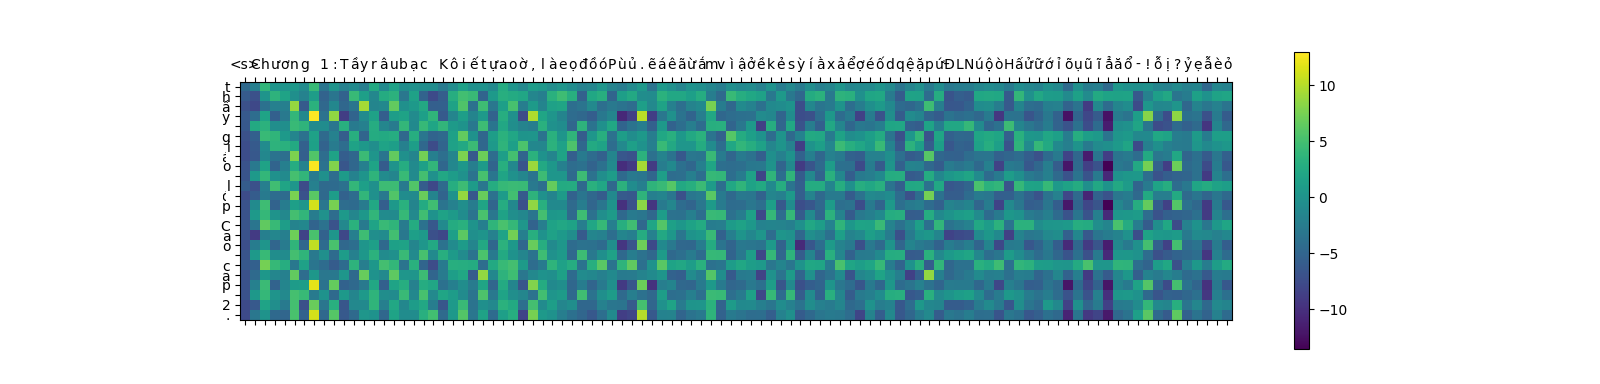

This chart was generated by the following Python code:
import tensorflow as tf
import numpy as np
from sys import argv
from subprocess import call
import matplotlib.pyplot as plt
'''
Data processing
'''
# read in data
fullstr = ""
with open("file.txt", "r") as opf:
    fullstr = "".join(opf.readlines())

'''
Vocabulary generation
'''
# define the vocabulary (=characters)
# include the start-of-sequence symbol <s>
# define a mapping from indices to characters 
# use an iteration over the training data instead of set() to make generation deterministic
char2id = {"<s>": 0}
for c in fullstr:
    if c not in char2id.keys():
        char2id[c] = len(char2id)
        
# vocabulary to generate new text
id2char = {i:c for (c, i) in char2id.items()}

'''
LSTM-RNN Model 
'''

# define network hyperparameters
sequence_length = 100 
vocab_size = len(char2id)
emb_size = 40
num_units = 200

# training parameters
batch_size = 16
iterations = 50000
print_save_freq = 500

# define the model
class LSTMCharRNN():
    def __init__(self, 
                 sequence_length=sequence_length, 
                 vocab_size=vocab_size, 
                 emb_size=emb_size, 
                 num_units=num_units, 
                 is_training=False, 
                 sampling=True,
                 start_id=char2id["\n"], 
                 temperature=1.0):
        
        # define placeholders
        self.x = tf.placeholder(shape=[None, sequence_length], name="x", dtype=tf.int32)
        self.y = tf.placeholder(shape=[None, sequence_length], name="y", dtype=tf.int32)
        
        # define variables
        emb = tf.get_variable(shape=[vocab_size, emb_size], name="emb")
        out_W = tf.get_variable(shape=[num_units, vocab_size], name="W_out")
        out_b = tf.get_variable(shape=[vocab_size], name="b_out", initializer=tf.zeros_initializer)
        
        # define 2-layer LSTM cell 
        # link of Multilayer-LSTM cell
        
        cell = tf.nn.rnn_cell.LSTMCell(num_units=num_units, activation=tf.tanh)
        cell2 = tf.nn.rnn_cell.LSTMCell(num_units=num_units, activation=tf.tanh)
        rnn_cell = tf.nn.rnn_cell.MultiRNNCell([cell, cell2])
        
        # define initial state for RNN 
        if is_training:
            batch_size = tf.shape(self.x)[0]
        else:
            # during inference, we work with batches of size 1 (for simplification)
            batch_size = 1
            
        zero_state = rnn_cell.zero_state(batch_size=batch_size, dtype=tf.float32)
        previous_state = zero_state
        
        # during inference, the x is not given. 
        # Instead we start from a start symbol and embed it.
        if not is_training:
            previous_output = tf.expand_dims(
                tf.nn.embedding_lookup(emb, tf.constant(start_id)), axis=0)
            
        
        # embed inputs
        embedded_inputs = tf.nn.embedding_lookup(emb, self.x)  # batch x seq_len x embedding_size 
        
        # RNN loop over embedded inputs
        total_loss = []
        outputs = []
        current_outputs = []
        for i in range(sequence_length):
            if is_training:
                # during training, the full input sequence is known
                current_input = embedded_inputs[:, i, :]   # batch x embedding_size
            else:
                # during inference, we generate the sequence with the model itself
                # inputs to the next step are the previous predictions
                current_input = previous_output
                
            current_y = self.y[:, i]                 
            
            # R
            new_output, new_state = rnn_cell(current_input, previous_state)
            previous_state = new_state
            # O
            current_output = tf.matmul(new_output, out_W) + out_b
            
            # save the current outputs
            current_outputs.append(current_output)
            
            # cross-entropy loss
            current_loss = tf.nn.sparse_softmax_cross_entropy_with_logits(labels=current_y, logits=current_output)
            # collect losses over the full sequence
            total_loss.append(current_loss)
            
            # compute the prediction
            if not sampling:
                # take the most likely of output classes (=characters)
                prediction = tf.argmax(current_output, axis=1)
            else:
                # sample from the distribution over output classes (=characters)
                # squeezing is necessary because we sample only once
                prediction = tf.squeeze(tf.multinomial(current_output/temperature, num_samples=1), axis=1)
            # collect predictions over full sequence
            outputs.append(prediction)
    
            if not is_training:
                # if the full input sequence is not known (during inference), 
                # we treat the current prediction as input for the next step
                previous_output = tf.nn.embedding_lookup(emb, prediction)
        
        # sum the cross-entropy over time steps, average it over the batch
        self.loss = tf.reduce_mean(tf.reduce_sum(tf.stack(total_loss, axis=1), axis=1),axis=0) 
        
        # stack the predictions from each time step into one tensor
        self.outputs_stacked = tf.stack(outputs, axis=1)
        
        # stack the non argmax outputs, 2a
        self.current_outputs_stacked = tf.stack(current_outputs, axis=1)
        
        # optimizer: Adam
        opt = tf.train.AdamOptimizer()
        self.update_op = opt.minimize(self.loss)

model_dir = "Ep_1"

# create the model directory if it doesn't exist
# call('mkdir '+model_dir, shell=True)

# number of checkpoints to keep
max_to_keep = 1

load_model_dir = model_dir

tf.reset_default_graph()
g = tf.Graph()

with g.as_default():
	if argv[1] == 'training':
		# create the model
		m = LSTMCharRNN(sequence_length=24, vocab_size=vocab_size, emb_size=emb_size, num_units=num_units, is_training=True, sampling=False)
	    
	    # create a saver to reload model parameters
		saver = tf.train.Saver()
	    
		# start a session
		sess = tf.Session(graph=g)
		
		# restore the model parameters
		saver.restore(sess, "{}/model-{}".format(load_model_dir, 2000))
		print("Model restored from iteration {}.\n".format(2000))
		
		input_ = 'thầy giáo lớp Cao cấp 2.'
		input__ = [i for i in input_]
		# convert the words to indices
		sample_input_indices = np.expand_dims([char2id[c] for c in input_], axis=0)
            
		# convert to arrays
		batch_inputs = np.array(sample_input_indices, dtype=int)
			
		
		# feed inputs to the network, retrieve loss and predictions
		current_outputs_stacked  = sess.run([m.current_outputs_stacked],
							     feed_dict={m.x: batch_inputs})
		
		#print(current_outputs_stacked[0][0,:,:])
		#fig, ax = plt.subplots()
		plt.matshow(current_outputs_stacked[0][0,:,:100])
		plt.yticks(np.arange(len(input_)), input__)
		plt.xticks(np.arange(100), [id2char[i] for i in sorted(id2char.keys())][:100])
		plt.colorbar()
		plt.savefig('training2a.png')
		plt.show()
        
        







        
